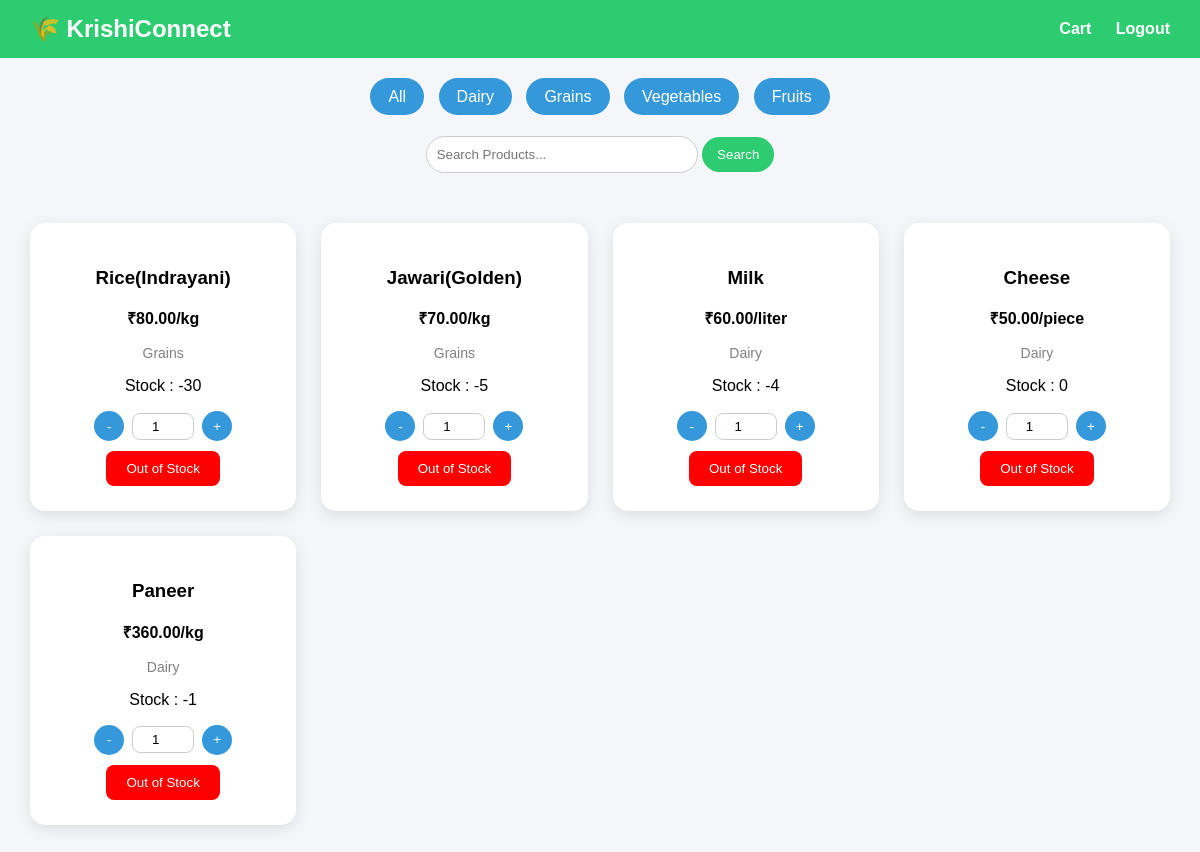
The page / on the database its author committed.
### tables this page shows
CREATE TABLE `products` (
  `id` int(11) NOT NULL,
  `farmer_id` int(11) DEFAULT NULL,
  `name` varchar(150) DEFAULT NULL,
  `description` text DEFAULT NULL,
  `price` decimal(10,2) DEFAULT NULL,
  `image` varchar(255) DEFAULT NULL,
  `category_id` int(11) DEFAULT NULL,
  `category` varchar(50) DEFAULT NULL,
  `stock` int(11) NOT NULL DEFAULT 0,
  `unit` varchar(50) DEFAULT NULL
);

### index.php (the view, shortened to what this page needs)
<?php
include("db.php");
?>
<!DOCTYPE html>
<html>
<head>
<link rel="stylesheet" href="https://cdnjs.cloudflare.com/ajax/libs/font-awesome/6.5.0/css/all.min.css">
</head>
<body>
<header>
<h2>🌾 KrishiConnect</h2>
<div class="nav-links">
<a href="cart.php">Cart</a>
<a href="logout.php">Logout</a>
</div>
</header>
<div class="filter-buttons">
<a href="index.php">All</a>
<a href="index.php?category=Dairy">Dairy</a>
<a href="index.php?category=Grains">Grains</a>
<a href="index.php?category=Vegetables">Vegetables</a>
<a href="index.php?category=Fruits">Fruits</a>
</div>
<form method="GET" class="search-bar">
<input type="text" name="search" placeholder="Search Products...">
<button type="submit">Search</button>
</form>
<div class="products">
<?php
$condition = "";
$query = "SELECT * FROM products $condition";
$result = mysqli_query($conn, $query);
while($row = mysqli_fetch_assoc($result)) {
?>
<div class="product-card">
<h3><?php echo $row['name']; ?></h3>
<p><strong>₹<?php echo $row['price']; ?>/<?php echo $row['unit'];  ?></strong></p>
<p class="category"><?php echo $row['category']; ?></p>
<p>Stock : <?php echo $row['stock']; ?></p>
<form method="POST" action="add_to_cart.php">
<div class="qty-box">
<button type="button" onclick="this.nextElementSibling.stepDown()">-</button>
<input type="number" name="quantity" value="1" min="1" max="<?php echo $row['stock']; ?>" required>
<button type="button" onclick="this.previousElementSibling.stepUp()">+</button>
</div>
<?php if($row['stock'] > 0){ ?>
<button type="submit" class="btn">Add to Cart</button>
<?php } else { ?>
<button class="btn" style="background:red;" disabled>Out of Stock</button>
<?php } ?>
</form>
</div>
<?php } ?>
</div>
</body>
</html>

### index.php (style rules this page uses)
body { font-family: Arial, sans-serif; margin:0; background:#f4f6f9; }
header { background:#2ecc71; color:white; padding:15px 30px; display:flex; justify-content:space-between; align-items:center; }
header h2 { margin:0; }
.nav-links a { color:white; text-decoration:none; margin-left:20px; font-weight:bold; }
.filter-buttons { text-align:center; margin:30px 0; }
.filter-buttons a { padding:10px 18px; margin:5px; text-decoration:none; background:#3498db; color:white; border-radius:20px; transition:0.3s; }
.search-bar { text-align:center; margin-bottom:20px; }
.search-bar input { padding:10px; width:250px; border-radius:20px; border:1px solid #ccc; }
.search-bar button { padding:10px 15px; border:none; border-radius:20px; background:#2ecc71; color:white; cursor:pointer; }
.products { display:grid; grid-template-columns:repeat(auto-fit,minmax(250px,1fr)); gap:25px; padding:30px; }
.product-card { background:white; padding:25px; border-radius:15px; text-align:center; box-shadow:0 4px 15px rgba(0,0,0,0.1); transition:0.3s; }
.category { font-size:14px; color:gray; margin-bottom:10px; }
.qty-box { display:flex; justify-content:center; align-items:center; gap:8px; margin:10px 0; }
.qty-box button { width:30px; height:30px; border:none; background:#3498db; color:white; border-radius:50%; cursor:pointer; }
.qty-box input { width:50px; text-align:center; border:1px solid #ccc; border-radius:8px; padding:5px; }
.btn { background:#2ecc71; color:white; padding:10px 20px; border:none; border-radius:8px; cursor:pointer; transition:0.3s; }

### rows shown on the page
products: name "Rice(Indrayani)", price "80.00", unit "kg", category "Grains", stock "-30", shows "Out of Stock"
products: name "Jawari(Golden)", price "70.00", unit "kg", category "Grains", stock "-5", shows "Out of Stock"
products: name "Milk", price "60.00", unit "liter", category "Dairy", stock "-4", shows "Out of Stock"
products: name "Cheese", price "50.00", unit "piece", category "Dairy", stock "0", shows "Out of Stock"
products: name "Paneer", price "360.00", unit "kg", category "Dairy", stock "-1", shows "Out of Stock"
